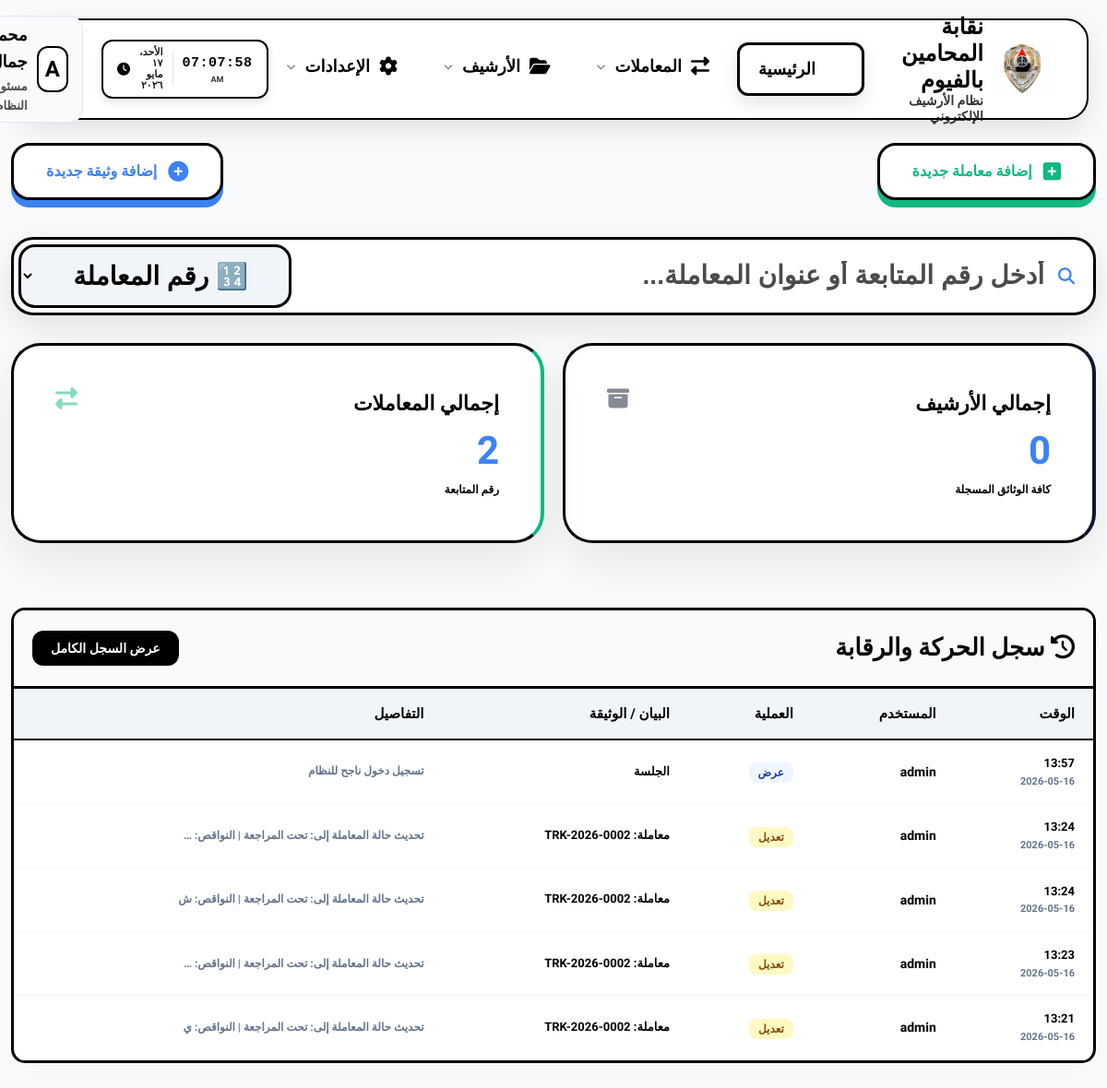
/dashboard/ (signed in), run on an earlier commit of the app's database.
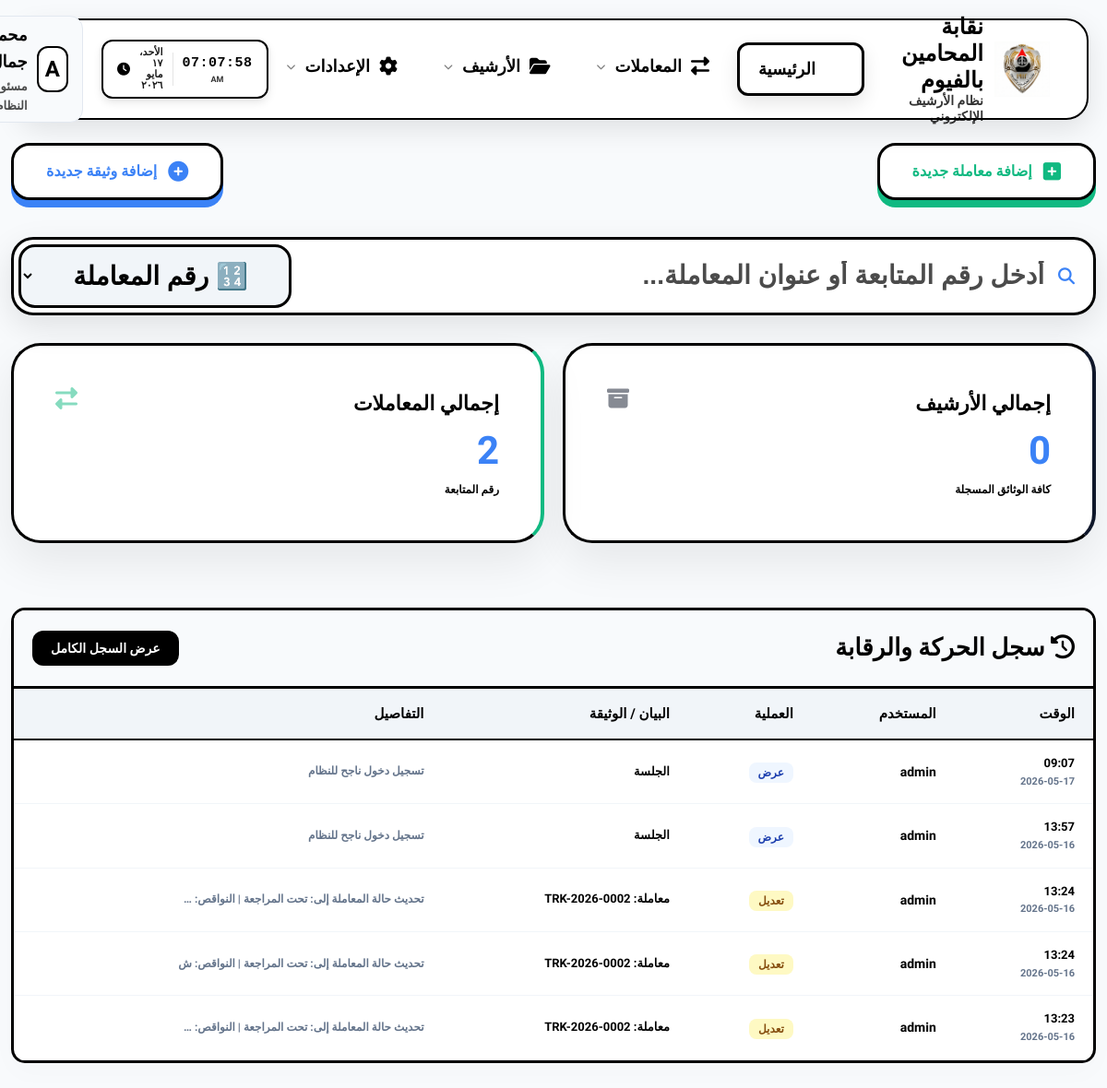
And on a later commit of the database.
### eams/models.py (models this page shows, shortened)
class AuditLog(models.Model):
    ACTION_CHOICES = (
        ('upload', 'رفع'),
        ('edit', 'تعديل'),
        ('delete', 'حذف'),
        ('view', 'عرض'),
    )
    user = models.ForeignKey(User, on_delete=models.SET_NULL, null=True, verbose_name="المستخدم")
    action = models.CharField(max_length=20, choices=ACTION_CHOICES, verbose_name="العملية")
    document_title = models.CharField(max_length=255, verbose_name="عنوان الوثيقة")
    timestamp = models.DateTimeField(auto_now_add=True, verbose_name="الوقت")
    details = models.TextField(blank=True, null=True, verbose_name="التفاصيل")

### eams/views.py (the view)
# urls.py: path('', RedirectView.as_view(url='dashboard/', permanent=True)),
@login_required
def dashboard(request):
    total_docs = Document.objects.count()
    incoming_count = Document.objects.filter(doc_type='incoming').count()
    outgoing_count = Document.objects.filter(doc_type='outgoing').count()
    internal_count = Document.objects.filter(doc_type='internal').count()
    recent_docs = Document.objects.order_by('-uploaded_at')[:5]
    categories = Category.objects.annotate(doc_count=Count('documents')).order_by('-doc_count')[:5]
    activities = AuditLog.objects.order_by('-timestamp')[:5]
    context = {
        'total_docs': total_docs,
        'total_transactions': Transaction.objects.count(),
        'recent_docs': recent_docs,
        'categories': categories,
        'activities': activities,
    }
    return render(request, 'eams/dashboard.html', context)

### templates/eams/dashboard.html (shortened to what this page needs)
{% extends 'base.html' %}
{% block content %}
<div class="fade-in">
    <div class="dashboard-header" style="display: flex; justify-content: space-between; align-items: center; margin-bottom: 40px; flex-wrap: wrap; gap: 20px;">
        <a href="{% url 'transaction_create' %}" class="quick-action-btn btn-transaction-pro">
            <i class="fas fa-plus-square"></i> إضافة معاملة جديدة
        </a>
        <a href="{% url 'document_create' %}" class="quick-action-btn btn-document-pro">
            <i class="fas fa-plus-circle"></i> إضافة وثيقة جديدة
        </a>
    </div>
    <div style="margin-bottom: 30px; position: relative;" id="live-search-wrapper">
        <div class="search-box-container" style="display: flex; align-items: center; gap: 0; background: #fff; border: 3px solid #000000; border-radius: 24px; padding: 5px; box-shadow: 0 12px 35px rgba(0,0,0,0.1); transition: all 0.3s;" id="search-box-container">
            <div style="flex: 1; display: flex; align-items: center; gap: 15px; padding: 0 15px;">
                <i class="fas fa-search" style="color: var(--accent-color); font-size: 18px;"></i>
                <input type="text" id="live-search-input"
                    placeholder="أدخل رقم المتابعة أو عنوان المعاملة..."
                    style="border: none; outline: none; flex-grow: 1; font-size: 28px; background: transparent; color: #000000 !important; font-weight: 900;"
                    autocomplete="off">
            </div>
            <select id="search-type-select" style="background: #f1f5f9 !important; border: 3px solid #000 !important; border-radius: 18px; padding: 15px 40px; font-weight: 900; font-size: 28px; color: #000 !important; cursor: pointer; outline: none; margin-right: 10px; height: auto;">
                <option value="transaction" style="background: #fff; color: #000;" selected>🔢 رقم المعاملة</option>
            </select>
        </div>
    </div>
    {% if request.user.profile.access_users %}
    <div class="stats-grid"
         hx-get="{% url 'dashboard_stats_partial' %}"
         hx-trigger="every 10s"
         hx-swap="innerHTML"
         style="display: grid; grid-template-columns: repeat(auto-fit, minmax(200px, 1fr)); gap: 20px; margin-bottom: 30px;">
        {% include 'eams/partials/stats.html' %}
    </div>
    <div class="data-container table-responsive" style="margin-top: 30px; border: 3px solid #000; padding: 0;">
        <div style="background: #f8fafc; padding: 20px; border-bottom: 3px solid #000; display: flex; justify-content: space-between; align-items: center;">
            <h2 style="font-weight: 900; margin: 0; font-size: 24px;"><i class="fas fa-history"></i> سجل الحركة والرقابة</h2>
            <a href="{% url 'audit_log' %}" style="text-decoration: none; background: #000; color: #fff; padding: 8px 20px; border-radius: 12px; font-weight: 800; font-size: 14px;">عرض السجل الكامل</a>
        </div>
        <table style="width: 100%; border-collapse: collapse; min-width: 800px;">
            <thead style="background: #f1f5f9; border-bottom: 2px solid #000;">
                <tr>
                    <th style="padding: 15px 20px; text-align: right; font-weight: 900;">الوقت</th>
                    <th style="padding: 15px 20px; text-align: right; font-weight: 900;">المستخدم</th>
                    <th style="padding: 15px 20px; text-align: right; font-weight: 900;">العملية</th>
                    <th style="padding: 15px 20px; text-align: right; font-weight: 900;">البيان / الوثيقة</th>
                    <th style="padding: 15px 20px; text-align: right; font-weight: 900;">التفاصيل</th>
                </tr>
            </thead>
            <tbody hx-get="{% url 'dashboard_activities_partial' %}" hx-trigger="every 10s" hx-swap="innerHTML">
                {% include 'eams/partials/activities.html' %}
            </tbody>
        </table>
    </div>
    {% endif %}
</div>
{% endblock %}

### templates/eams/partials/activities.html
{% for log in activities %}
<tr style="border-bottom: 1px solid #f1f5f9;">
    <td style="padding: 15px 20px;">
        <div style="font-weight: 900; color: #000; font-size: 13px;">{{ log.timestamp|date:"H:i" }}</div>
        <div style="font-size: 11px; color: #64748b; font-weight: 700;">{{ log.timestamp|date:"Y-m-d" }}</div>
    </td>
    <td style="padding: 15px 20px; font-weight: 800; font-size: 14px; color: #000;">{{ log.user.username }}</td>
    <td style="padding: 15px 20px;">
        {% if log.action == 'upload' %}
        <span style="background: #dcfce7; color: #166534; padding: 4px 10px; border-radius: 8px; font-size: 12px; font-weight: 900;">{{ log.get_action_display }}</span>
        {% elif log.action == 'delete' %}
        <span style="background: #fee2e2; color: #991b1b; padding: 4px 10px; border-radius: 8px; font-size: 12px; font-weight: 900;">{{ log.get_action_display }}</span>
        {% elif log.action == 'edit' %}
        <span style="background: #fef9c3; color: #854d0e; padding: 4px 10px; border-radius: 8px; font-size: 12px; font-weight: 900;">{{ log.get_action_display }}</span>
        {% else %}
        <span style="background: #eff6ff; color: #1e40af; padding: 4px 10px; border-radius: 8px; font-size: 12px; font-weight: 900;">{{ log.get_action_display }}</span>
        {% endif %}
    </td>
    <td style="padding: 15px 20px; font-weight: 700; font-size: 13px;">{{ log.document_title|default:"---" }}</td>
    <td style="padding: 15px 20px; font-size: 12px; color: #64748b; font-weight: 700;">{{ log.details|truncatechars:50 }}</td>
</tr>
{% empty %}
<tr>
    <td colspan="5" style="text-align: center; padding: 30px; color: #64748b; font-weight: 800;">لا يوجد نشاط مسجل</td>
</tr>
{% endfor %}

What changed in the data, as far as the page shows it:
no longer on this page (row unchanged): AuditLog: timestamp "13:21", timestamp "2026-05-16", user.username "admin", action "تعديل", document_title "معاملة: TRK-2026-0002", details "تحديث حالة المعاملة إلى: تحت المراجعة | النواقص: ي"
added AuditLog: timestamp "09:07", timestamp "2026-05-17", user.username "admin", action "عرض", document_title "الجلسة", details "تسجيل دخول ناجح للنظام"
